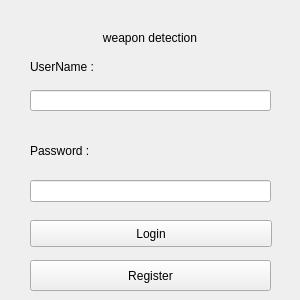
<?xml version="1.0" encoding="UTF-8"?>
<ui version="4.0">
 <class>MainWindow</class>
 <widget class="QMainWindow" name="MainWindow">
  <property name="geometry">
   <rect>
    <x>0</x>
    <y>0</y>
    <width>300</width>
    <height>300</height>
   </rect>
  </property>
  <property name="maximumSize">
   <size>
    <width>300</width>
    <height>300</height>
   </size>
  </property>
  <property name="sizeIncrement">
   <size>
    <width>0</width>
    <height>0</height>
   </size>
  </property>
  <property name="windowTitle">
   <string>weapon-detection</string>
  </property>
  <property name="statusTip">
   <string/>
  </property>
  <widget class="QWidget" name="centralwidget">
   <widget class="QLabel" name="weapon">
    <property name="enabled">
     <bool>true</bool>
    </property>
    <property name="geometry">
     <rect>
      <x>50</x>
      <y>30</y>
      <width>200</width>
      <height>16</height>
     </rect>
    </property>
    <property name="text">
     <string>weapon detection</string>
    </property>
    <property name="alignment">
     <set>Qt::AlignCenter</set>
    </property>
   </widget>
   <widget class="QLabel" name="label">
    <property name="geometry">
     <rect>
      <x>30</x>
      <y>59</y>
      <width>81</width>
      <height>16</height>
     </rect>
    </property>
    <property name="text">
     <string>UserName :</string>
    </property>
   </widget>
   <widget class="QLabel" name="label_2">
    <property name="geometry">
     <rect>
      <x>30</x>
      <y>140</y>
      <width>131</width>
      <height>21</height>
     </rect>
    </property>
    <property name="text">
     <string>Password :</string>
    </property>
   </widget>
   <widget class="QLineEdit" name="UserName">
    <property name="geometry">
     <rect>
      <x>30</x>
      <y>90</y>
      <width>241</width>
      <height>21</height>
     </rect>
    </property>
   </widget>
   <widget class="QLineEdit" name="lineEdit">
    <property name="geometry">
     <rect>
      <x>30</x>
      <y>180</y>
      <width>241</width>
      <height>22</height>
     </rect>
    </property>
    <property name="echoMode">
     <enum>QLineEdit::Password</enum>
    </property>
   </widget>
   <widget class="QPushButton" name="loginbutton">
    <property name="geometry">
     <rect>
      <x>30</x>
      <y>220</y>
      <width>242</width>
      <height>27</height>
     </rect>
    </property>
    <property name="text">
     <string>Login</string>
    </property>
   </widget>
   <widget class="QPushButton" name="pushButton">
    <property name="geometry">
     <rect>
      <x>30</x>
      <y>260</y>
      <width>241</width>
      <height>31</height>
     </rect>
    </property>
    <property name="text">
     <string>Register</string>
    </property>
   </widget>
  </widget>
 </widget>
 <resources/>
 <connections/>
</ui>
